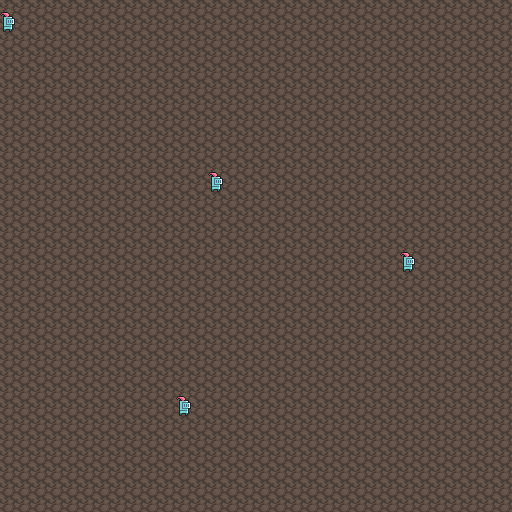

This game map was drawn from its Tiled (.tmx) file and the tilesets committed beside it. A one-line description and the trimmed map source follow:
An orthogonal 32x32 tile map with 16x16 px tiles, 2 tile layers (Tile Layer 1, Tile Layer 2), 2 tilesets.

<map version="1.2" tiledversion="1.3.1" orientation="orthogonal" renderorder="right-down" compressionlevel="-1" width="32" height="32" tilewidth="16" tileheight="16" infinite="0" nextlayerid="4" nextobjectid="1">
 <tileset firstgid="1" source="sprites.tsx" />
 <tileset firstgid="1025" source="tileset.tsx" />
 <layer id="1" name="Tile Layer 1" width="32" height="32">
  <data>[1024 cells, 1024 non-empty, 1 distinct tile ids]</data>
 </layer>
 <layer id="2" name="Tile Layer 2" width="32" height="32">
  <data>[1024 cells, 1024 non-empty, 3 distinct tile ids]</data>
 </layer>
</map>
